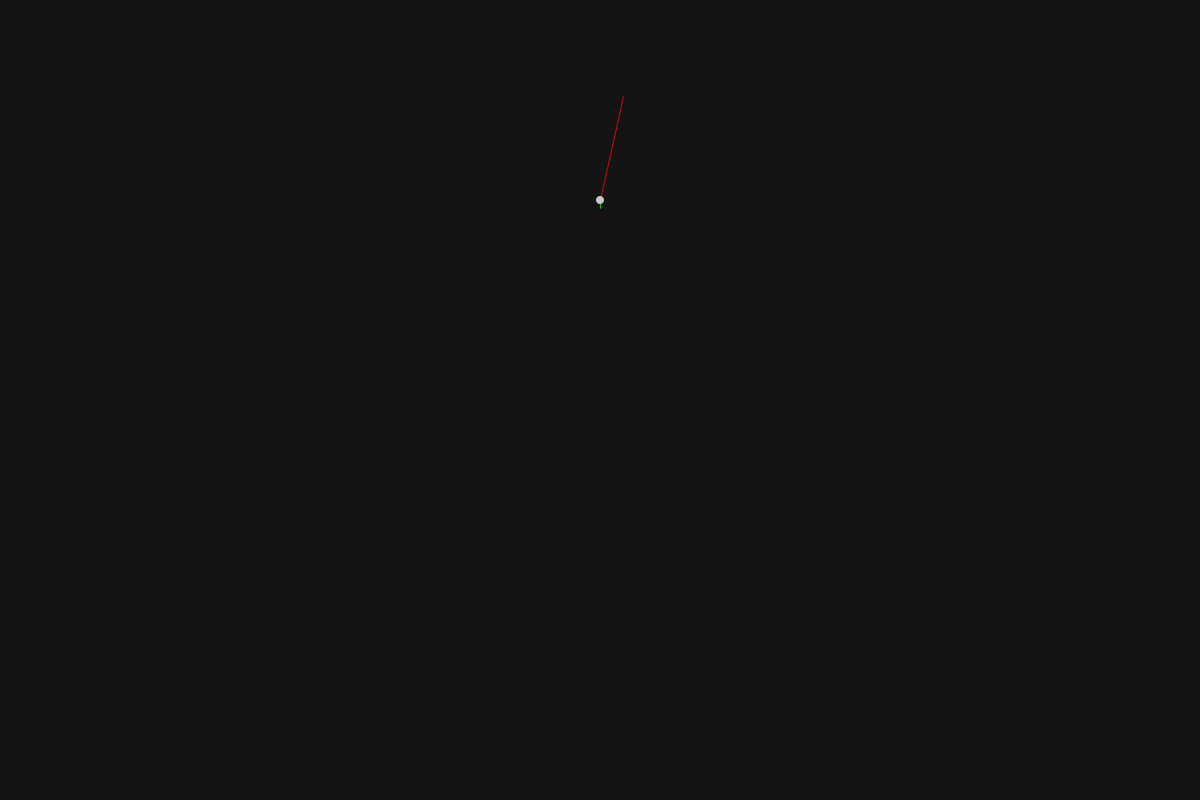
Frame 1 (no input)
Frame 60 (the mouse pressed at the canvas centre just before this capture): blank canvas, image omitted
Frame 120 (the mouse held since frame 60 and released just before this capture): blank canvas, image omitted

The Processing sketch that drew this single still picture (run headless with seeded random() and noise(); from frame 60 on, the mouse is pressed at the canvas centre):

// Processing sketch: vectors
// ── vectors.pde
Circle circle;

void setup() {
  size(1500, 1000);
  
  circle = new Circle();
}

void draw() {
  background(20);
  
  circle.draw();
  circle.move();
}

void mousePressed() {
  circle = new Circle();
}

// ── Circle.pde
public class Circle {

  float x;
  float y;
  
  float size;
  
  float xDisplacement;
  float yDisplacement;
  
  float gravityForce;
  
  
  public Circle() {
    this.x = width/2;
    this.y = 250;
    
    this.size = 10;
    
    this.xDisplacement = random(-5,5);
    this.yDisplacement = random(-7,-5);
    
    this.gravityForce = 0.1;
  }
  
  public void draw() {
    this.drawArrow();
    this.drawGravityArrow();
    
    noStroke();
    fill(200);    
    ellipse(x, y, size, size);
  }
  
  public void move() {    
    this.x += xDisplacement;
    this.y += yDisplacement;
    
    this.yDisplacement += this.gravityForce;
  }
  
  private void drawArrow() {
    float arrowHeadX = x + xDisplacement*20;
    float arrowHeadY = y + yDisplacement*20; 
    
    stroke(255, 0, 0);
    line(x, y, arrowHeadX, arrowHeadY);
  }
  
  private void drawGravityArrow() {
    float arrowHeadX = x;
    float arrowHeadY = y + this.gravityForce * 100; 
    
    stroke(0, 255, 0);  
    line(x, y, arrowHeadX, arrowHeadY);
  }

}
